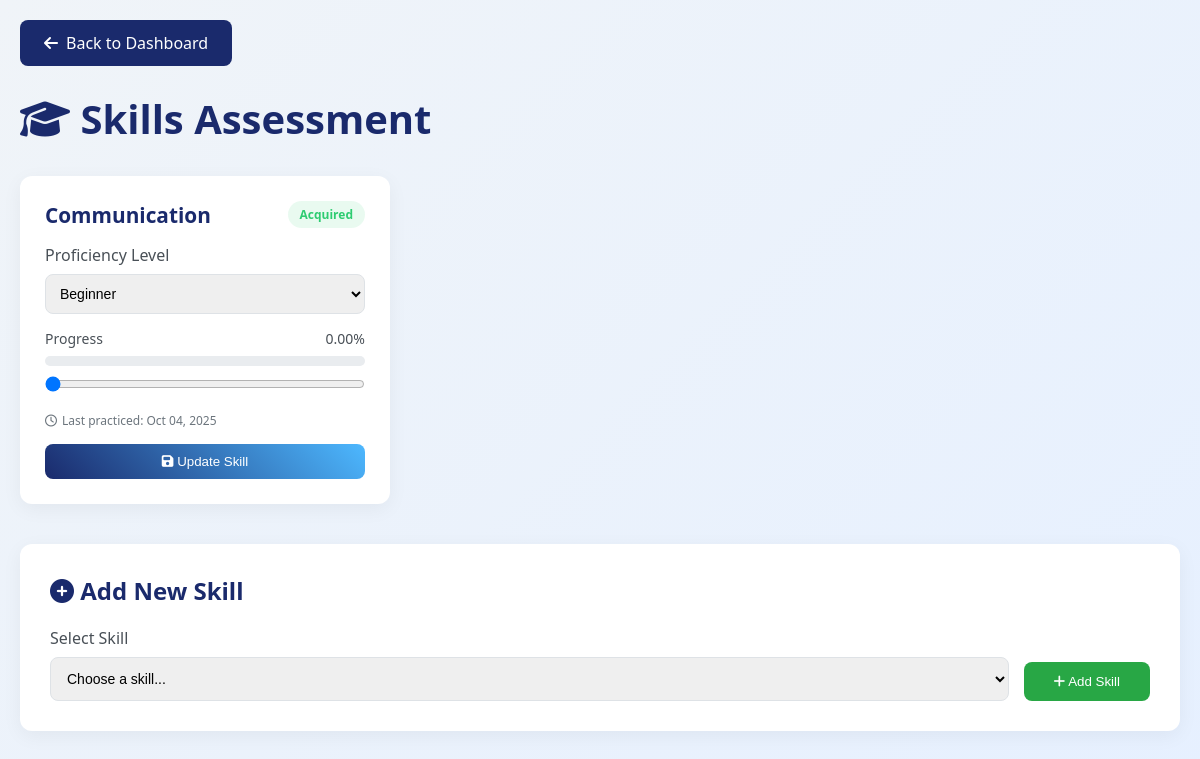
/skills_assessment.php (signed in), run on the app's committed database.
### tables this page shows
CREATE TABLE `user_skills` (
  `user_id` int(11) NOT NULL,
  `skill_id` int(11) NOT NULL,
  `acquired_at` datetime DEFAULT current_timestamp(),
  `status` enum('learning','acquired') DEFAULT 'acquired',
  `proficiency_level` enum('beginner','intermediate','advanced','expert') DEFAULT 'beginner',
  `progress_percentage` decimal(5,2) DEFAULT 0.00,
  `last_practiced_at` timestamp NULL DEFAULT NULL,
  `last_assessed_at` timestamp NULL DEFAULT NULL,
  `assessment_score` int(11) DEFAULT 0
);

CREATE TABLE `skills` (
  `skill_id` int(11) NOT NULL,
  `name` varchar(100) NOT NULL,
  `description` text DEFAULT NULL
);

### skills_assessment.php (the view, shortened to what this page needs)
<?php
require 'config.php';
$user_id = $_SESSION['user_id'];
$stmt = $pdo->prepare("
    SELECT us.*, s.name as skill_name, s.description
    FROM user_skills us
    JOIN skills s ON us.skill_id = s.skill_id
    WHERE us.user_id = ?
    ORDER BY us.progress_percentage DESC, us.acquired_at DESC
");
$stmt->execute([$user_id]);
$user_skills = $stmt->fetchAll(PDO::FETCH_ASSOC);
$stmt = $pdo->prepare("
    SELECT s.skill_id, s.name, s.description
    FROM skills s
    WHERE s.skill_id NOT IN (
        SELECT skill_id FROM user_skills WHERE user_id = ?
    )
    ORDER BY s.name
");
$stmt->execute([$user_id]);
$available_skills = $stmt->fetchAll(PDO::FETCH_ASSOC);
?>
<!DOCTYPE html>
<html lang="en">
<head>
    <link rel="stylesheet" href="https://cdnjs.cloudflare.com/ajax/libs/font-awesome/6.4.0/css/all.min.css">
</head>
<body>
    <div class="container">
        <a href="student_dashboard.php" class="back-btn">
            <i class="fas fa-arrow-left"></i> Back to Dashboard
        </a>
        <h1><i class="fas fa-graduation-cap"></i> Skills Assessment</h1>
        <div class="skills-grid">
            <?php foreach ($user_skills as $skill): ?>
                <div class="skill-card">
                    <form method="POST">
                        <div class="skill-header">
                            <div class="skill-name"><?php echo htmlspecialchars($skill['skill_name']); ?></div>
                            <span class="status-badge status-<?php echo $skill['status']; ?>">
                                <?php echo ucfirst($skill['status']); ?>
                            </span>
                        </div>
                        <div class="proficiency-level">
                            <label>Proficiency Level</label>
                            <select name="proficiency_level" class="proficiency-select">
                                <option value="beginner" <?php echo $skill['proficiency_level'] === 'beginner' ? 'selected' : ''; ?>>Beginner</option>
                            </select>
                        </div>
                        <div class="progress-section">
                            <div class="progress-label">
                                <span>Progress</span>
                                <span id="progress-value-<?php echo $skill['skill_id']; ?>"><?php echo $skill['progress_percentage']; ?>%</span>
                            </div>
                            <div class="progress-bar-container">
                            </div>
                            <input
                                type="range"
                                name="progress_percentage"
                                class="progress-input"
                                min="0"
                                max="100"
                                value="<?php echo $skill['progress_percentage']; ?>"
                                oninput="updateProgress(<?php echo $skill['skill_id']; ?>, this.value)"
                            >
                        </div>
                        <?php if ($skill['last_practiced_at']): ?>
                            <div class="last-practiced">
                                <i class="far fa-clock"></i>
                                Last practiced: <?php echo date('M d, Y', strtotime($skill['last_practiced_at'])); ?>
                            </div>
                        <?php endif; ?>
                        <button type="submit" name="update_skill" class="update-btn">
                            <i class="fas fa-save"></i> Update Skill
                        </button>
                    </form>
                </div>
            <?php endforeach; ?>
        </div>
        <?php if (!empty($available_skills)): ?>
            <div class="add-skill-section">
                <h2><i class="fas fa-plus-circle"></i> Add New Skill</h2>
                <form method="POST" class="add-skill-form">
                    <div class="form-group">
                        <label>Select Skill</label>
                        <select name="skill_id" required>
                            <option value="">Choose a skill...</option>
                        </select>
                    </div>
                    <button type="submit" name="add_skill" class="add-btn">
                        <i class="fas fa-plus"></i> Add Skill
                    </button>
                </form>
            </div>
        <?php endif; ?>
    </div>
</body>
</html>

### skills_assessment.php (style rules this page uses)
* { margin: 0; padding: 0; box-sizing: border-box; }
body { font-family: 'Segoe UI', Tahoma, Geneva, Verdana, sans-serif; background: linear-gradient(135deg, #f0f4f8, #e6f0ff); min-height: 100vh; padding: 20px; }
.container { max-width: 1200px; margin: 0 auto; }
h1 { color: #1a2a6c; margin-bottom: 30px; font-size: 2.5rem; }
.back-btn { display: inline-flex; align-items: center; gap: 8px; padding: 12px 24px; background: #1a2a6c; color: white; text-decoration: none; border-radius: 8px; margin-bottom: 25px; font-weight: 500; transition: all 0.3s; }
.skills-grid { display: grid; grid-template-columns: repeat(auto-fill, minmax(350px, 1fr)); gap: 25px; margin-bottom: 40px; }
.skill-card { background: white; border-radius: 12px; padding: 25px; box-shadow: 0 5px 20px rgba(0, 0, 0, 0.05); transition: all 0.3s; }
.skill-header { display: flex; justify-content: space-between; align-items: start; margin-bottom: 15px; }
.skill-name { font-size: 1.3rem; font-weight: 600; color: #1a2a6c; }
.status-badge { padding: 5px 12px; border-radius: 20px; font-size: 12px; font-weight: 600; }
.status-acquired { background: rgba(46, 204, 113, 0.1); color: #2ecc71; }
.proficiency-level { margin: 15px 0; }
.proficiency-level label { display: block; margin-bottom: 8px; font-weight: 500; color: #495057; }
.proficiency-select { width: 100%; padding: 10px; border: 1px solid #dee2e6; border-radius: 8px; font-size: 14px; }
.progress-section { margin: 15px 0; }
.progress-label { display: flex; justify-content: space-between; margin-bottom: 8px; font-size: 14px; font-weight: 500; color: #495057; }
.progress-bar-container { background: #e9ecef; height: 10px; border-radius: 5px; overflow: hidden; }
.progress-input { width: 100%; margin-top: 10px; }
.last-practiced { font-size: 12px; color: #6c757d; margin-top: 10px; display: flex; align-items: center; gap: 5px; }
.update-btn { width: 100%; padding: 10px; background: linear-gradient(45deg, #1a2a6c, #4db8ff); color: white; border: none; border-radius: 8px; font-weight: 500; cursor: pointer; margin-top: 15px; transition: all 0.3s; }
.add-skill-section { background: white; border-radius: 12px; padding: 30px; box-shadow: 0 5px 20px rgba(0, 0, 0, 0.05); }
.add-skill-section h2 { color: #1a2a6c; margin-bottom: 20px; }
.add-skill-form { display: flex; gap: 15px; align-items: flex-end; }
.form-group { flex: 1; }
.form-group label { display: block; margin-bottom: 8px; font-weight: 500; color: #495057; }
.form-group select { width: 100%; padding: 12px; border: 1px solid #dee2e6; border-radius: 8px; font-size: 14px; }
.add-btn { padding: 12px 30px; background: #28a745; color: white; border: none; border-radius: 8px; font-weight: 500; cursor: pointer; transition: all 0.3s; }

### data on the page
user_skills: skill.name "Communication", status "Acquired", proficiency_level "Beginner", progress_percentage "0.00", progress_percentage "0", last_practiced_at "Oct 04, 2025"
